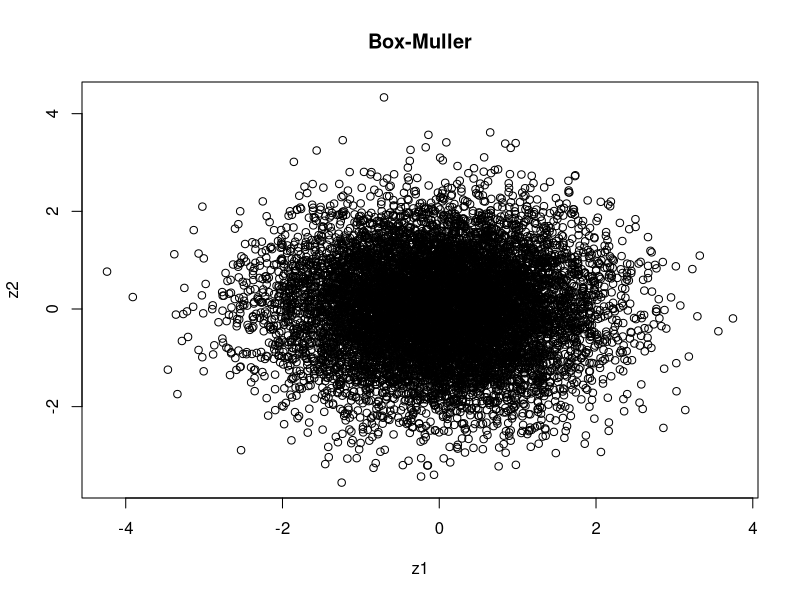
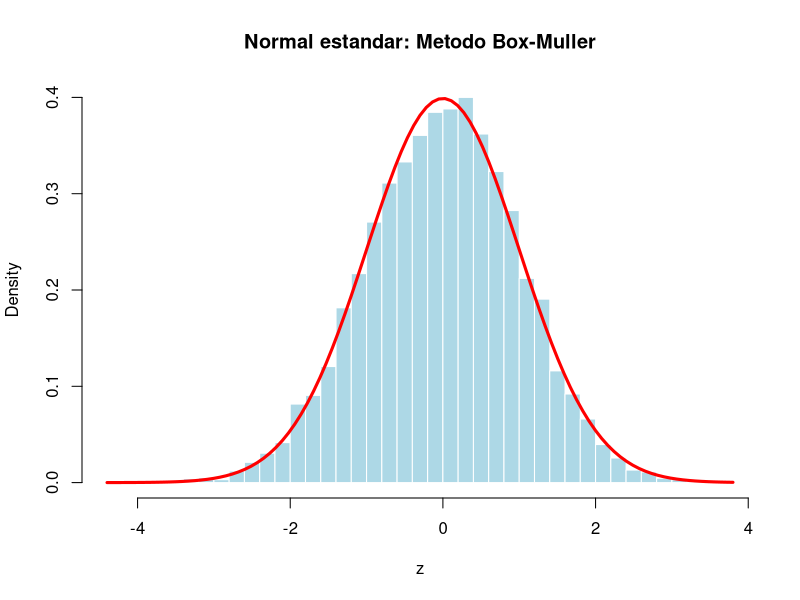
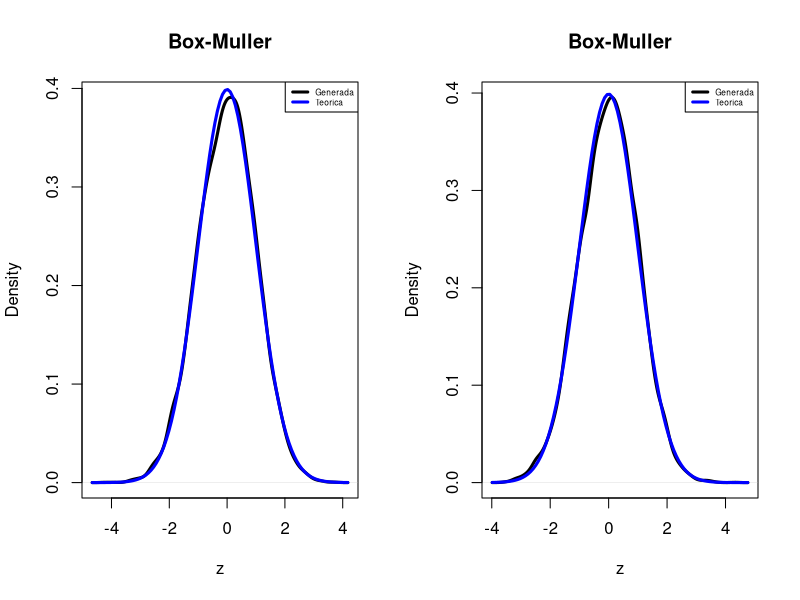

Recreate these plots in R, in order.
#=============================================
# Metodo de Box-Muller
#=============================================
set.seed(123)#semilla
n <- 10000 #numero de simulaciones

# Uniformes U(0,1)
u1 <- runif(n)
u2 <- runif(n)

# Transformacion Box-Muller para conseguir que u1 y u2 sigan una N(0,1) indep
z1 <- sqrt(-2*log(u1))*cos(2*pi*u2)
z2 <- sqrt(-2*log(u1))*sin(2*pi*u2)

#Comprobar que cumplen requisitos media y var
mean(z1)
var(z1)

mean(z2)
var(z2)

cor(z1, z2)

plot(z1, z2, main = "Box-Muller")

#Histograma y densidad teórica
hist(z1, probability = TRUE, breaks = 30,
     col = "lightblue", border = "white", xlab = "z",
     main = "Normal estandar: Metodo Box-Muller")

curve(dnorm(x), add = TRUE, col = "red", lwd = 3)

#Densidad teórica vs real
par(mfrow = c(1,2))
dens <- density(z1)
dens2 <- density(z2)
plot(dens, lwd = 3, col = "black", main = "Box-Muller", xlab = "z")
curve(dnorm(x), add = TRUE, col = "blue", lwd = 3)
legend("topright", legend = c("Generada", "Teorica"),
       col = c("black", "blue"), lwd = 3, cex = 0.5)

plot(dens2, lwd = 3, col = "black", main = "Box-Muller", xlab = "z")
curve(dnorm(x), add = TRUE, col = "blue", lwd = 3)
legend("topright", legend = c("Generada", "Teorica"),
       col = c("black", "blue"), lwd = 3, cex = 0.5)

############################################################
#Ejercicio actuarial: importe agregado de siniestros
#
#Suponga que una compañía aseguradora ha estimado que el coste anual 
#agregado de los siniestros de dos cartera puede aproximarse mediante
#X1∼N(10000,2500^2)
#X2∼N(50000,3500^2)
#donde:
#Cartera 1
#μ1=10000 → coste medio anual esperado.
#σ1=2500 → volatilidad de los costes
#Cartera 2
#μ2=50000 → coste medio anual esperado.
#σ2=3500 → volatilidad de los costes
#Se supone que ambas líneas de negocio son independientes.
#Calcule: 
#1. Utilice el método de Box--Müller para generar 10.000 
#observaciones de las variables normales estándar necesarias.
#2. Transforme las variables obtenidas en el paso anterior
# para muestras de las dos carteras X1 y X2.
#3. Obtenga la pérdida agregada de la cartera definida por: S = X1 + X2
#4. Calcule el VaR y tVaR de dicha cartera
###################################################################


#Concepto de VaR:
#El Value at Risk (VaR) representa el nivel de confianza alpha que representa la pérdida mínima 
#que será superada únicamente con probabilidad $1-\alpha$.

#Ejemplo actuarial: El $VaR_{99\%}$ 
#representa la pérdida que únicamente será superada en el 1\% de los escenarios posibles

#VaR99 -- Pérdida maxima que excede en el 1% de los escenarios
